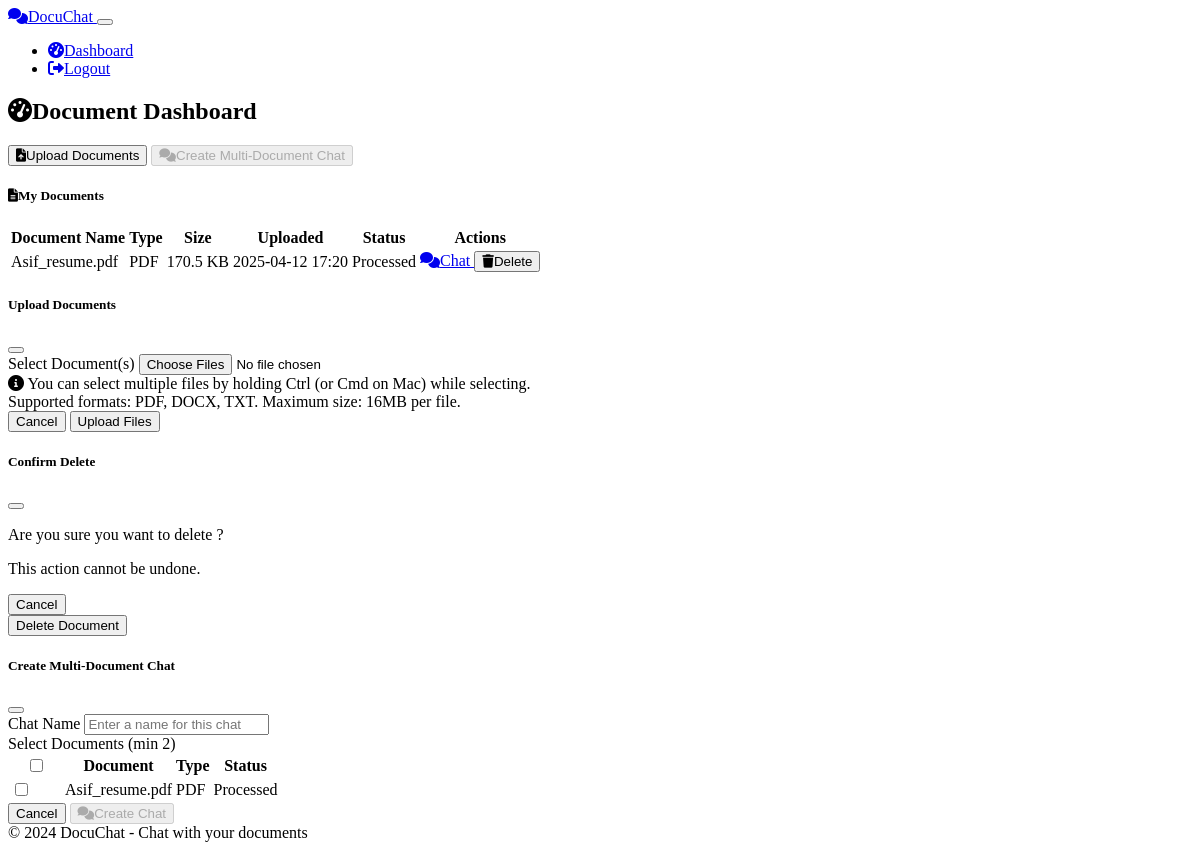
Page /dashboard (signed in) on the earlier database version.
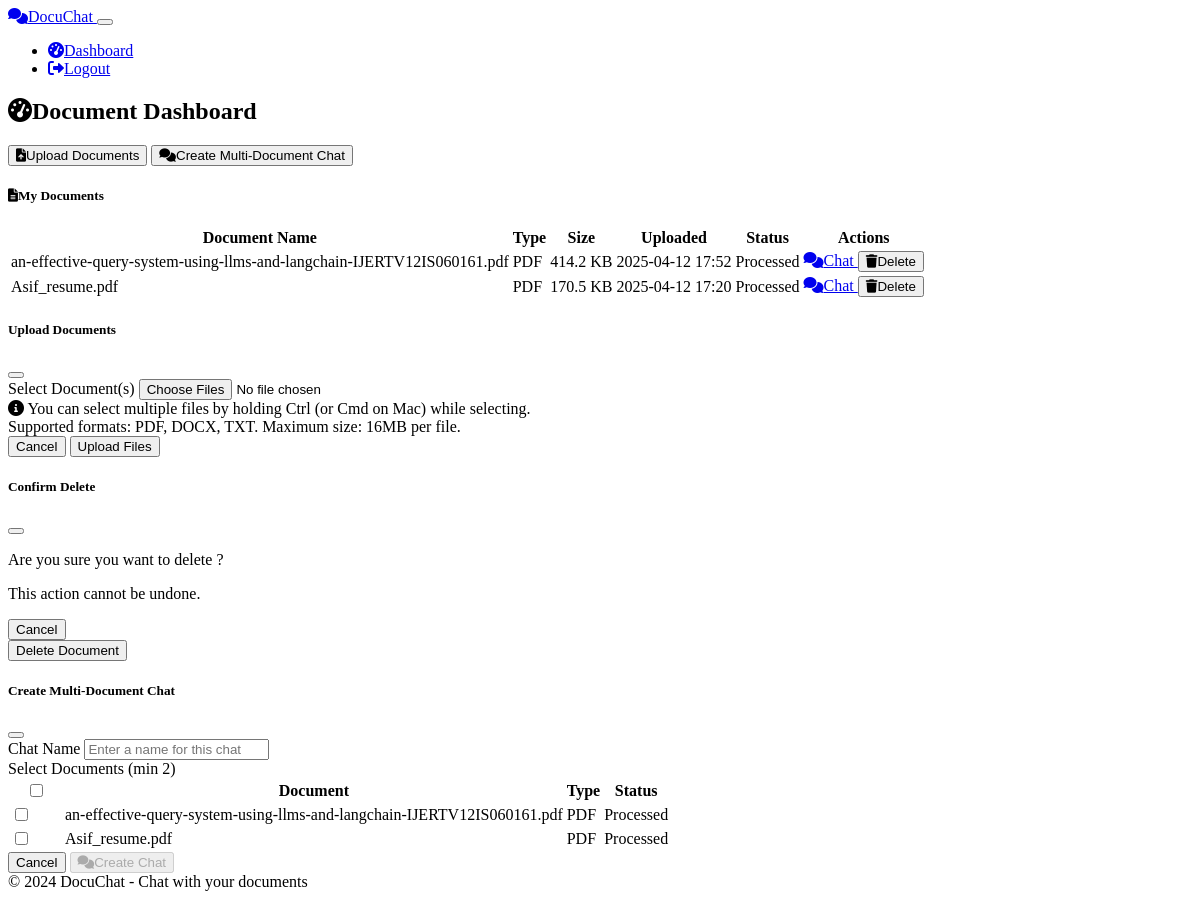
Same page on the later database version.
### models.py (models this page shows, shortened)
class Document(db.Model):
    id = db.Column(db.Integer, primary_key=True)
    user_id = db.Column(db.Integer, db.ForeignKey('user.id'), nullable=False)
    filename = db.Column(db.String(255), nullable=False)
    original_filename = db.Column(db.String(255), nullable=False)
    file_path = db.Column(db.String(512), nullable=False)
    file_type = db.Column(db.String(20), nullable=False)
    file_size = db.Column(db.Integer, nullable=False)  # in bytes
    processed = db.Column(db.Boolean, default=False)
    uploaded_at = db.Column(db.DateTime, default=datetime.utcnow)
    chat_sessions = db.relationship('ChatSession', backref='document', lazy='dynamic', cascade='all, delete-orphan')
    group_chats = db.relationship('GroupChatSession', secondary=document_group_chat, back_populates='documents')

### routes/document.py (the view)
@document_bp.route('/dashboard')
@login_required
def dashboard():
    documents = Document.query.filter_by(user_id=current_user.id).order_by(Document.uploaded_at.desc()).all()
    upload_form = DocumentUploadForm()
    return render_template('dashboard.html', documents=documents, upload_form=upload_form)

### routes/document.py
class DocumentUploadForm(FlaskForm):
    document = FileField('Document(s)', validators=[
        FileRequired(),
        FileAllowed(list(ALLOWED_EXTENSIONS), f'Only {", ".join(ALLOWED_EXTENSIONS)} files are allowed')
    ], render_kw={"multiple": True})
    submit = SubmitField('Upload Files')

### app.py (called while the page is built)
@app.context_processor
def utility_processor():
    from datetime import datetime
    return {
        'now': datetime.now
    }

@login_manager.user_loader
def load_user(user_id):
    from models import User
    return User.query.get(int(user_id))

### templates/dashboard.html (shortened to what this page needs)
{% extends 'base.html' %}
{% block content %}
<div class="row">
    <div class="col-lg-12">
        <div class="d-flex justify-content-between align-items-center mb-4">
            <h2><i class="fas fa-tachometer-alt me-2"></i>Document Dashboard</h2>
            <div class="btn-group">
                <button type="button" class="btn btn-primary" data-bs-toggle="modal" data-bs-target="#uploadModal">
                    <i class="fas fa-file-upload me-2"></i>Upload Documents
                </button>
                <button type="button" class="btn btn-success" id="createGroupChatBtn" {% if documents|length < 2 %}disabled{% endif %}>
                    <i class="fas fa-comments me-2"></i>Create Multi-Document Chat
                </button>
            </div>
        </div>
    </div>
</div>
<div class="row">
    <div class="col-lg-12">
        <div class="card shadow">
            <div class="card-header bg-dark">
                <h5 class="mb-0"><i class="fas fa-file-alt me-2"></i>My Documents</h5>
            </div>
            <div class="card-body">
                {% if documents %}
                    <div class="table-responsive">
                        <table class="table table-hover">
                            <thead>
                                <tr>
                                    <th>Document Name</th>
                                    <th>Type</th>
                                    <th>Size</th>
                                    <th>Uploaded</th>
                                    <th>Status</th>
                                    <th>Actions</th>
                                </tr>
                            </thead>
                            <tbody>
                                {% for document in documents %}
                                <tr>
                                    <td>{{ document.original_filename }}</td>
                                    <td>
                                        {% if document.file_type == 'pdf' %}
                                            <span class="badge bg-danger">PDF</span>
                                        {% elif document.file_type == 'docx' %}
                                            <span class="badge bg-primary">DOCX</span>
                                        {% elif document.file_type == 'txt' %}
                                            <span class="badge bg-secondary">TXT</span>
                                        {% else %}
                                            <span class="badge bg-info">{{ document.file_type }}</span>
                                        {% endif %}
                                    </td>
                                    <td>{{ (document.file_size / 1024)|round(1) }} KB</td>
                                    <td>{{ document.uploaded_at.strftime('%Y-%m-%d %H:%M') }}</td>
                                    <td>
                                        {% if document.processed %}
                                            <span class="badge bg-success">Processed</span>
                                        {% else %}
                                            <span class="badge bg-warning">Processing</span>
                                        {% endif %}
                                    </td>
                                    <td>
                                        {% if document.processed %}
                                            <a href="{{ url_for('document.start_chat', document_id=document.id) }}" class="btn btn-sm btn-primary">
                                                <i class="fas fa-comments me-1"></i>Chat
                                            </a>
                                        {% else %}
                                            <button class="btn btn-sm btn-primary" disabled>
                                                <i class="fas fa-spinner fa-spin me-1"></i>Processing
                                            </button>
                                        {% endif %}
                                        <button class="btn btn-sm btn-danger"
                                                onclick="confirmDelete({{ document.id }}, '{{ document.original_filename }}')">
                                            <i class="fas fa-trash me-1"></i>Delete
                                        </button>
                                    </td>
                                </tr>
                                {% endfor %}
                            </tbody>
                        </table>
                    </div>
                {% endif %}
            </div>
        </div>
    </div>
</div>
<div class="modal fade" id="uploadModal" tabindex="-1" aria-labelledby="uploadModalLabel" aria-hidden="true">
    <div class="modal-dialog">
        <div class="modal-content">
            <div class="modal-header">
                <h5 class="modal-title" id="uploadModalLabel">Upload Documents</h5>
                <button type="button" class="btn-close" data-bs-dismiss="modal" aria-label="Close"></button>
            </div>
            <form method="POST" action="{{ url_for('document.upload_document') }}" enctype="multipart/form-data">
                <div class="modal-body">
                    <div class="mb-3">
                        <label for="{{ upload_form.document.id }}" class="form-label">Select Document(s)</label>
                        {{ upload_form.document(class="form-control") }}
                        <div class="form-text">
                            <i class="fas fa-info-circle me-1"></i> You can select multiple files by holding Ctrl (or Cmd on Mac) while selecting.
                        </div>
                        <div class="form-text">
                            Supported formats: PDF, DOCX, TXT. Maximum size: 16MB per file.
                        </div>
                    </div>
                </div>
                <div class="modal-footer">
                    <button type="button" class="btn btn-secondary" data-bs-dismiss="modal">Cancel</button>
                    {{ upload_form.submit(class="btn btn-primary") }}
                </div>
            </form>
        </div>
    </div>
</div>
<div class="modal fade" id="deleteModal" tabindex="-1" aria-labelledby="deleteModalLabel" aria-hidden="true">
    <div class="modal-dialog">
        <div class="modal-content">
            <div class="modal-header">
                <h5 class="modal-title" id="deleteModalLabel">Confirm Delete</h5>
                <button type="button" class="btn-close" data-bs-dismiss="modal" aria-label="Close"></button>
            </div>
            <div class="modal-body">
                <p>Are you sure you want to delete ?</p>
                <p class="text-danger">This action cannot be undone.</p>
            </div>
            <div class="modal-footer">
                <button type="button" class="btn btn-secondary" data-bs-dismiss="modal">Cancel</button>
                <form id="deleteForm" method="POST">
                    <button type="submit" class="btn btn-danger">Delete Document</button>
                </form>
            </div>
        </div>
    </div>
</div>
<div class="modal fade" id="groupChatModal" tabindex="-1" aria-labelledby="groupChatModalLabel" aria-hidden="true">
    <div class="modal-dialog modal-lg">
        <div class="modal-content">
            <div class="modal-header">
                <h5 class="modal-title" id="groupChatModalLabel">Create Multi-Document Chat</h5>
                <button type="button" class="btn-close" data-bs-dismiss="modal" aria-label="Close"></button>
            </div>
            <form id="groupChatForm" method="POST" action="{{ url_for('document.create_group_chat') }}">
                <div class="modal-body">
                    <div class="mb-3">
                        <label for="groupChatName" class="form-label">Chat Name</label>
                        <input type="text" class="form-control" id="groupChatName" name="name" required placeholder="Enter a name for this chat">
                    </div>
                    <div class="mb-3">
                        <label class="form-label">Select Documents (min 2)</label>
                        <div class="table-responsive">
                            <table class="table table-hover">
                                <thead>
                                    <tr>
                                        <th style="width: 50px;"><input type="checkbox" id="selectAllDocs" class="form-check-input"></th>
                                        <th>Document</th>
                                        <th>Type</th>
                                        <th>Status</th>
                                    </tr>
                                </thead>
                                <tbody>
                                    {% for document in documents %}
                                        {% if document.processed %}
                                        <tr>
                                            <td>
                                                <input type="checkbox" name="document_ids" value="{{ document.id }}" class="form-check-input doc-checkbox">
                                            </td>
                                            <td>{{ document.original_filename }}</td>
                                            <td>
                                                {% if document.file_type == 'pdf' %}
                                                    <span class="badge bg-danger">PDF</span>
                                                {% elif document.file_type == 'docx' %}
                                                    <span class="badge bg-primary">DOCX</span>
                                                {% elif document.file_type == 'txt' %}
                                                    <span class="badge bg-secondary">TXT</span>
                                                {% else %}
                                                    <span class="badge bg-info">{{ document.file_type }}</span>
                                                {% endif %}
                                            </td>
                                            <td>
                                                <span class="badge bg-success">Processed</span>
                                            </td>
                                        </tr>
                                        {% endif %}
                                    {% endfor %}
                                </tbody>
                            </table>
                        </div>
                    </div>
                </div>
                <div class="modal-footer">
                    <button type="button" class="btn btn-secondary" data-bs-dismiss="modal">Cancel</button>
                    <button type="submit" class="btn btn-success" id="createGroupChatSubmit" disabled>
                        <i class="fas fa-comments me-2"></i>Create Chat
                    </button>
                </div>
            </form>
        </div>
    </div>
</div>
{% endblock %}

### templates/base.html (shortened to what this page needs)
<!DOCTYPE html>
<html lang="en" data-bs-theme="dark">
<head>
    <link rel="stylesheet" href="https://cdn.replit.com/agent/bootstrap-agent-dark-theme.min.css">
    <link rel="stylesheet" href="https://cdnjs.cloudflare.com/ajax/libs/font-awesome/6.0.0/css/all.min.css">
    <link rel="stylesheet" href="{{ url_for('static', filename='css/custom.css') }}">
</head>
<body>
    <nav class="navbar navbar-expand-lg navbar-dark bg-dark">
        <div class="container">
            <a class="navbar-brand" href="{{ url_for('index') }}">
                <i class="fas fa-comments me-2"></i>DocuChat
            </a>
            <button class="navbar-toggler" type="button" data-bs-toggle="collapse" data-bs-target="#navbarNav" aria-controls="navbarNav" aria-expanded="false" aria-label="Toggle navigation">
            </button>
            <div class="collapse navbar-collapse" id="navbarNav">
                <ul class="navbar-nav ms-auto">
                    {% if current_user.is_authenticated %}
                        <li class="nav-item">
                            <a class="nav-link" href="{{ url_for('document.dashboard') }}">
                                <i class="fas fa-tachometer-alt me-1"></i>Dashboard
                            </a>
                        </li>
                        <li class="nav-item">
                            <a class="nav-link" href="{{ url_for('auth.logout') }}">
                                <i class="fas fa-sign-out-alt me-1"></i>Logout
                            </a>
                        </li>
                    {% endif %}
                </ul>
            </div>
        </div>
    </nav>
    <main class="container py-4">
        {% block content %}{% endblock %}
    </main>
    <footer class="footer mt-auto py-3 bg-dark">
        <div class="container text-center">
            <span class="text-muted">© 2024 DocuChat - Chat with your documents</span>
        </div>
    </footer>
</body>
</html>

Differences in the rows shown:
added Document: original_filename "an-effective-query-system-using-llms-and-langchain-IJERTV12IS060161.pdf", file_type "PDF", (document.file_size/1024)|round(1) "414.2", uploaded_at "2025-04-12 17:52", processed "Processed"
